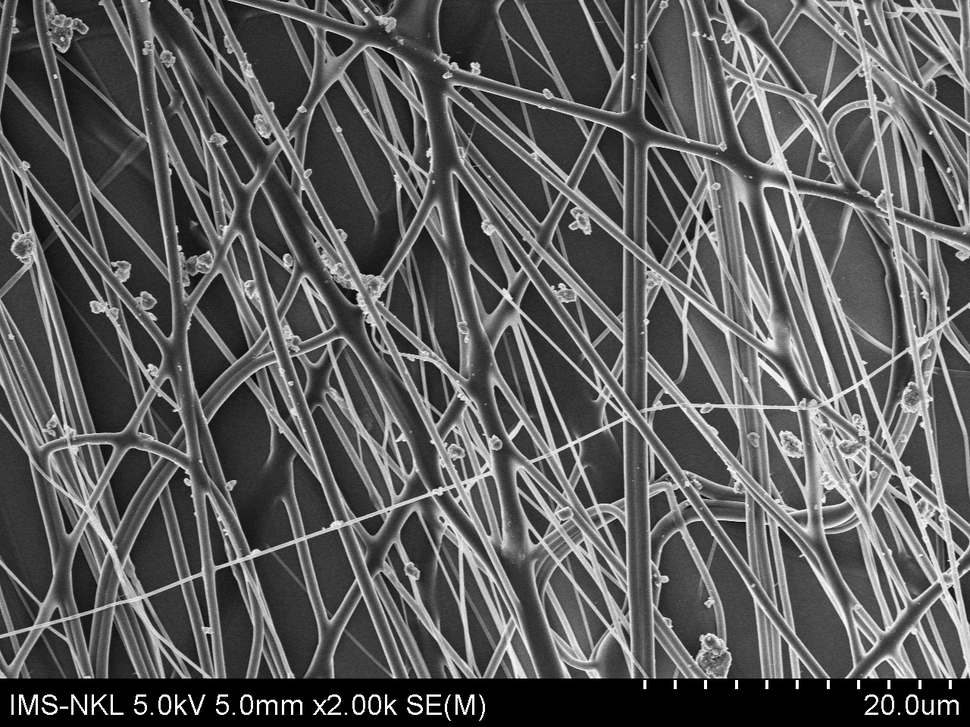
#> input picture image/PVAZnO_q004.tif, 970 x 727 px, shrunk from 1280 x 960 before the run
$ python line_detect.py
#> lines starting #> are read from the running program, lines starting #| are printed output that depends on the picture; after the words box and inside, x2 and y2 are one past the last pixel; in counts of white or black regions, pixels touching at a corner belong together
import cv2
import numpy as np

# Read image
image = cv2.imread('image/PVAZnO_q004.tif')
#> image is the input picture: shape (727, 970, 3); min 0, max 255, mean 92.6

# Convert image to grayscale
gray = cv2.cvtColor(image, cv2.COLOR_BGR2GRAY)

# Use canny edge detection
edges = cv2.Canny(gray, 50, 150, apertureSize=3)
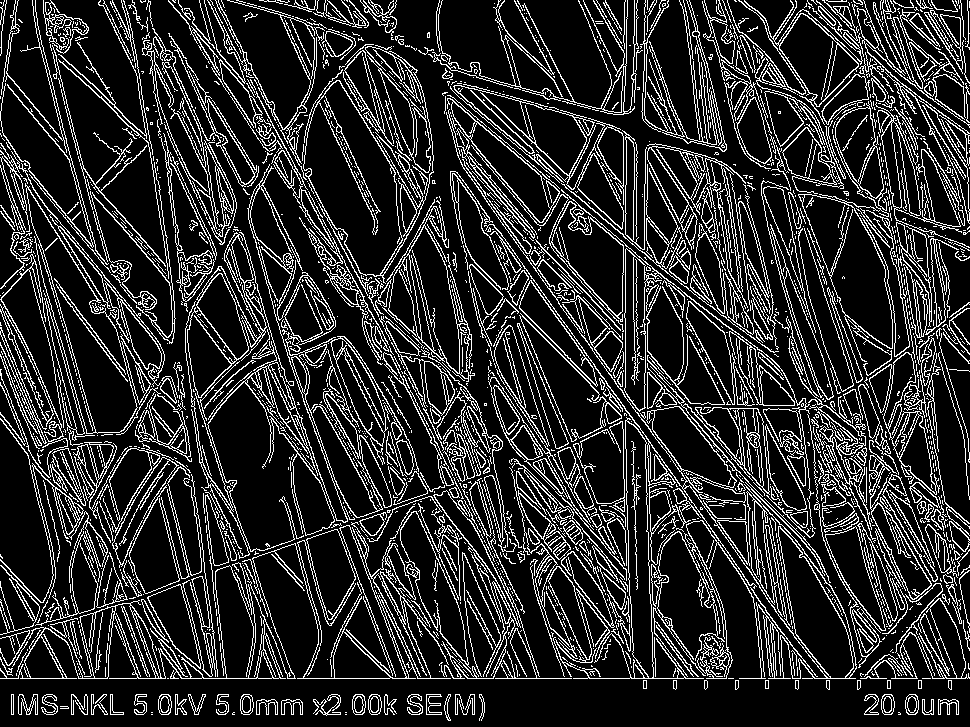
#> edges: shape (727, 970); 17.4% white in thin lines or dots

# Apply HoughLinesP method to directly obtain line end points
lines_list = []
lines = cv2.HoughLinesP(
    edges,  # Input edge image
    1,  # Distance resolution in pixels
    np.pi / 180,  # Angle resolution in radians
    threshold=60,  # Min number of votes for valid line
    minLineLength=5,  # Min allowed length of line
    maxLineGap=10  # Max allowed gap between line for joining them
)

# Iterate over points
for points in lines:
    # Extracted points nested in the list
    x1, y1, x2, y2 = points[0]
    # Draw the lines joing the points
    # On the original image
    cv2.line(image, (x1, y1), (x2, y2), (0, 255, 0), 2)
    # Maintain a simples lookup list for points
    lines_list.append([(x1, y1), (x2, y2)])
#> this loop made 4042 passes
#> (x1, y1, x2, y2) on passes 1 to 3: (0, 678, 969, 678), (465, 258, 590, 383), (399, 72, 404, 79)
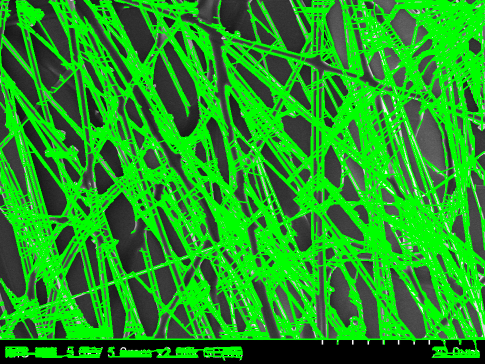
#> image: shape (727, 970, 3) (shown at 1/2 size); mean B, G, R 32.7, 155.2, 32.7
#> after the loop, lines_list = 4042 items

# Save the result image
cv2.imwrite('detectedLines.png', image)

img_canny = cv2.Canny(gray, 50, 50)
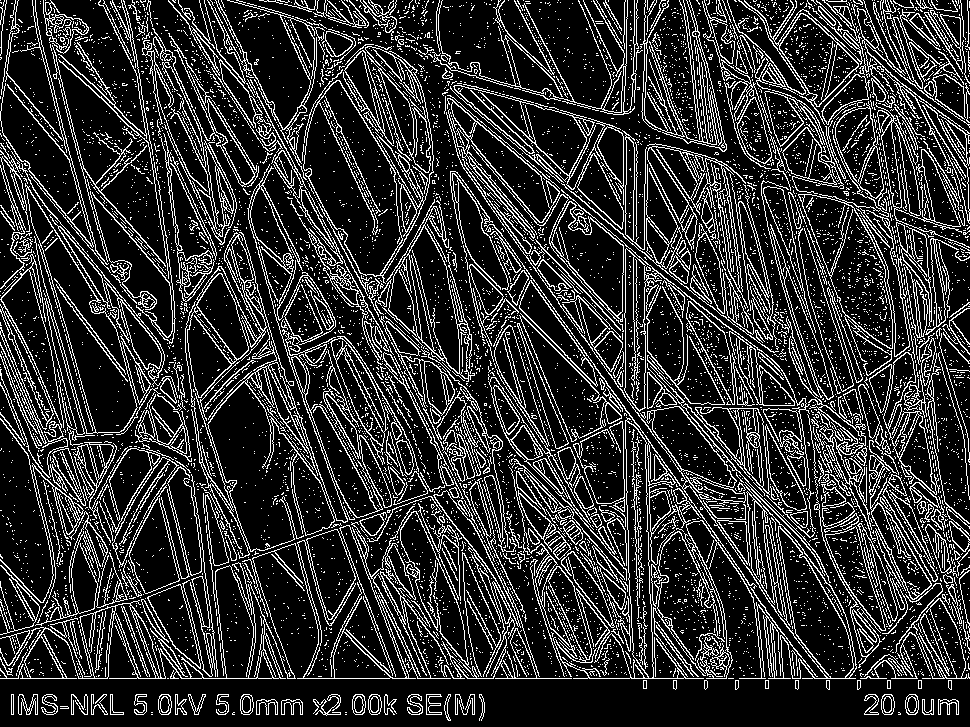
#> img_canny: shape (727, 970); 19.2% white in thin lines or dots
img_dilate = cv2.dilate(img_canny, None, iterations=1)
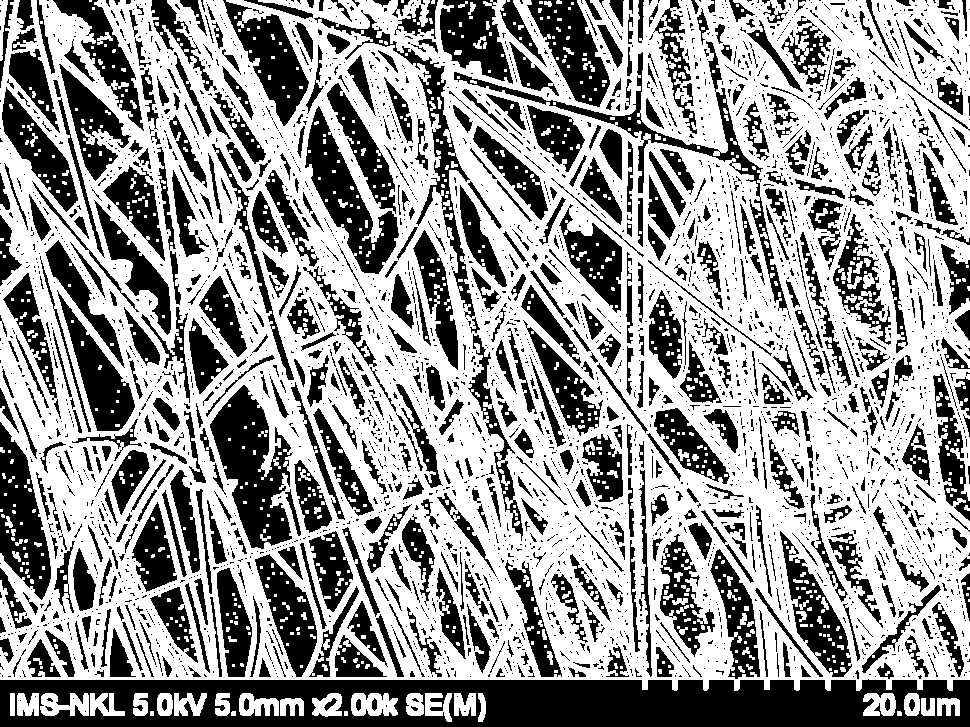
#> img_dilate: shape (727, 970); 59.8% white; 3910 black regions (3184 under 20 px), largest, box (x1, y1, x2, y2) and area: (0, 679, 970, 727) 36330, (210, 385, 293, 549) 7098, (305, 106, 399, 274) 5306
img_erode = cv2.erode(img_dilate, None, iterations=1)
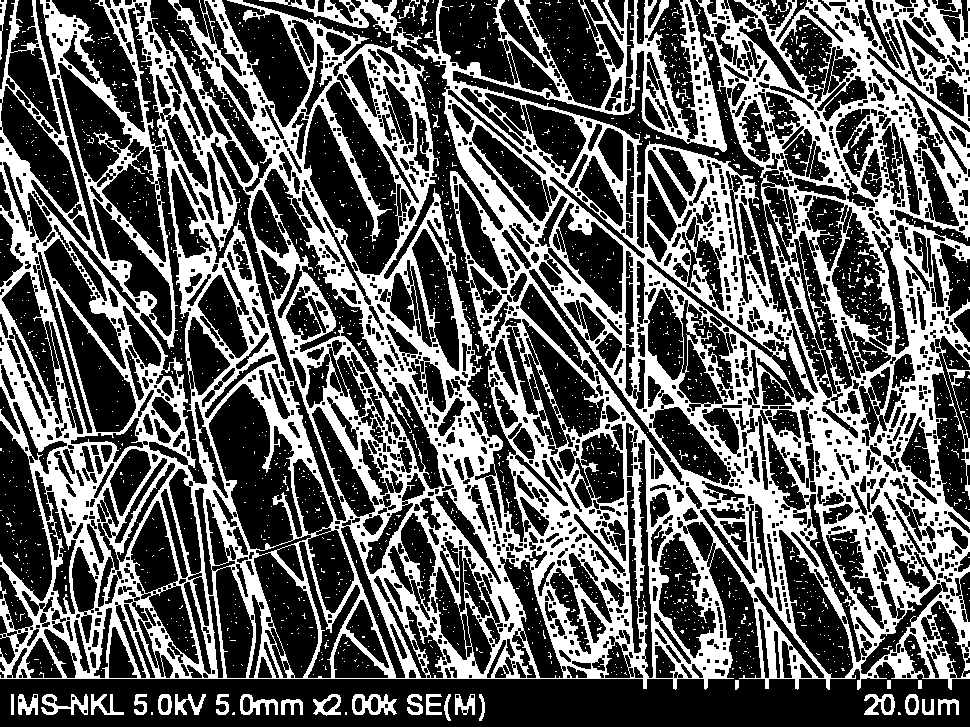
#> img_erode: shape (727, 970); 37.3% white; 2183 white regions (2133 under 20 px)

mask = np.full(gray.shape, 255, "uint8")
contours, hierarchies = cv2.findContours(img_erode, cv2.RETR_TREE, cv2.CHAIN_APPROX_NONE)
#> contours = 4609 contours, 2966 with area under 20; largest, box (x1, y1, x2, y2) and area: (0, 0, 970, 690) 577824, (303, 81, 401, 276) 10005, (208, 383, 303, 551) 9012, (263, 168, 445, 490) 6518, (778, 529, 854, 679) 4880
for cnt in contours:
    cv2.drawContours(mask, [cnt], -1, 0, -1)
#> this loop made 4609 passes
#> cnt on passes 45 to 47: [[886, 674]], [[733, 674]], [[751, 673], [752, 673], [753, 673], [752, 673]]
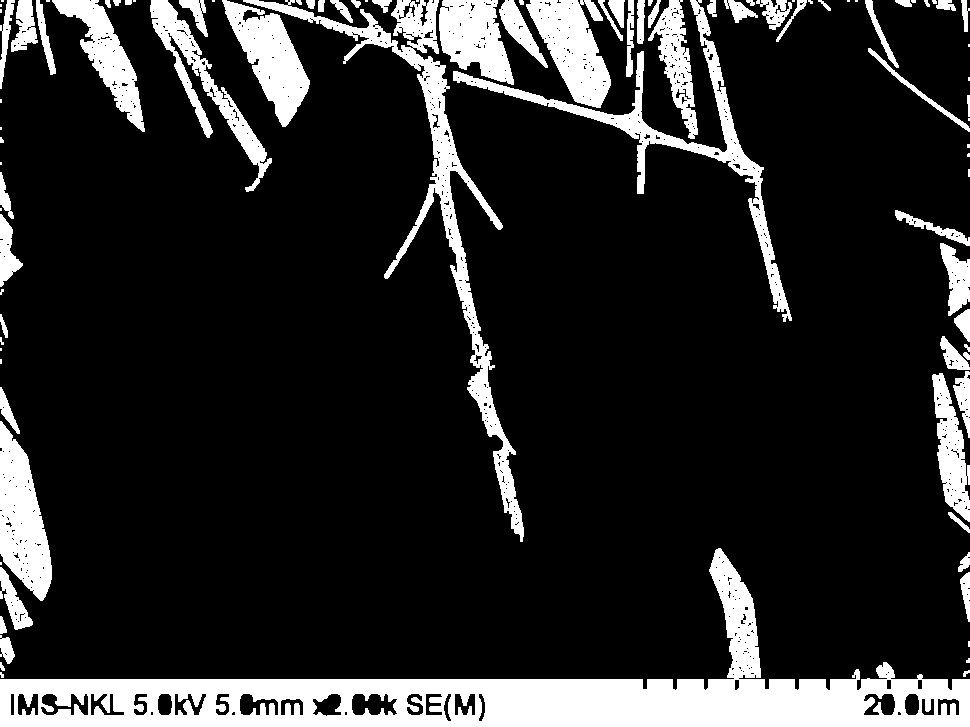
#> mask: shape (727, 970); 16% white; 97 white regions (33 under 20 px), largest, box (x1, y1, x2, y2) and area: (0, 548, 970, 727) 44288, (243, 0, 524, 542) 11988, (453, 0, 792, 322) 7565

cv2.imwrite('result_draw.png', mask)

$ run again, with image/PVAZnO_q001.tif copied over image/PVAZnO_q004.tif
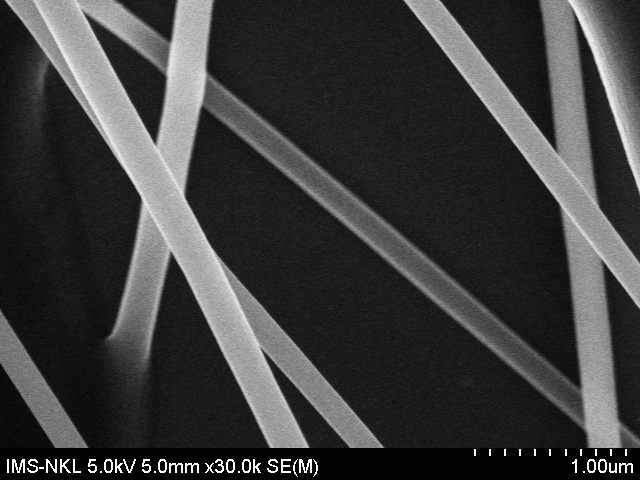
#> input picture image/PVAZnO_q001.tif, 640 x 480 px
#> image is the input picture: shape (480, 640, 3); min 0, max 255, mean 60.8
#> `edges = cv2.Canny(gray, 50, 150, apertureSize=3)`:
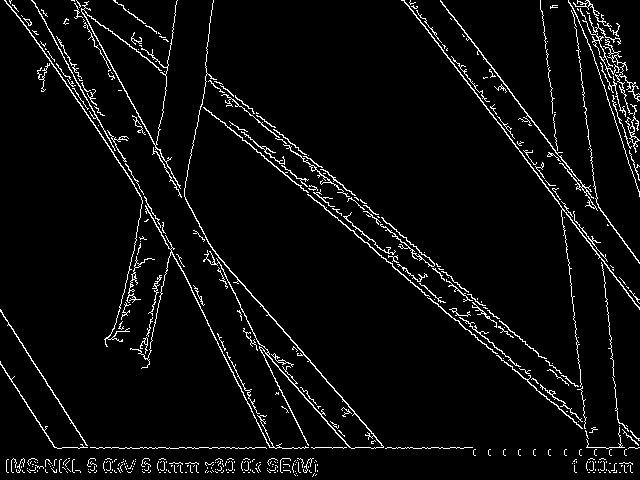
#> edges: shape (480, 640); 4.6% white in thin lines or dots
#> lines = 124 rows, first 6: [467, 81, 639, 309], [201, 105, 242, 140], [54, 447, 472, 447], [374, 244, 536, 380], [198, 233, 385, 448], [201, 104, 429, 296]
#> the loop `for points in lines:` made 124 passes
#> after the loop `for points in lines:`: lines_list = 124 items
#> img_canny: shape (480, 640); 10.1% white in thin lines or dots
#> img_dilate: shape (480, 640); 38.8% white; 1471 white regions (1115 under 20 px), largest, box (x1, y1, x2, y2) and area: (0, 0, 640, 474) 91162, (5, 457, 82, 474) 932, (266, 457, 319, 478) 778
#> img_erode: shape (480, 640); 19.8% white; 2225 white regions (2191 under 20 px)
#> contours = 2973 contours, 2475 with area under 20; largest, box (x1, y1, x2, y2) and area: (0, 0, 640, 456) 90786, (87, 16, 167, 142) 3440, (265, 356, 347, 448) 1988, (177, 105, 201, 197) 821, (501, 340, 566, 393) 801
#> the loop `for cnt in contours:` made 2973 passes
#> cnt on passes 1, 35, 36: [[609, 463], [610, 463]], [[583, 448], [584, 448]], [[0, 448]]
#> after the loop `for cnt in contours:`:
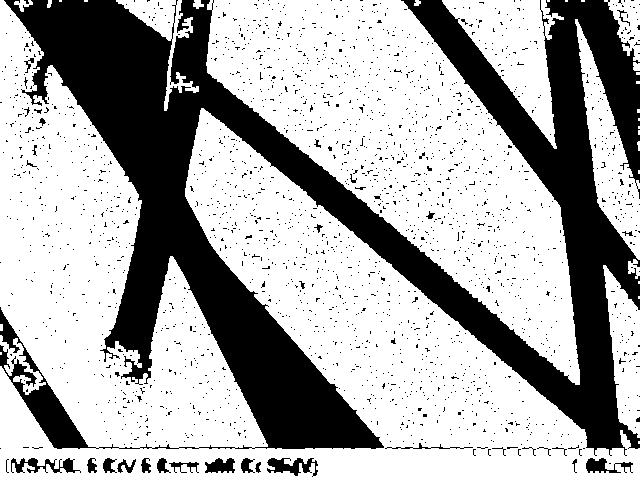
#> mask: shape (480, 640); 66.8% white; 2083 black regions (2052 under 20 px), largest, box (x1, y1, x2, y2) and area: (0, 0, 640, 456) 94198, (267, 458, 318, 477) 504, (11, 458, 81, 473) 486
